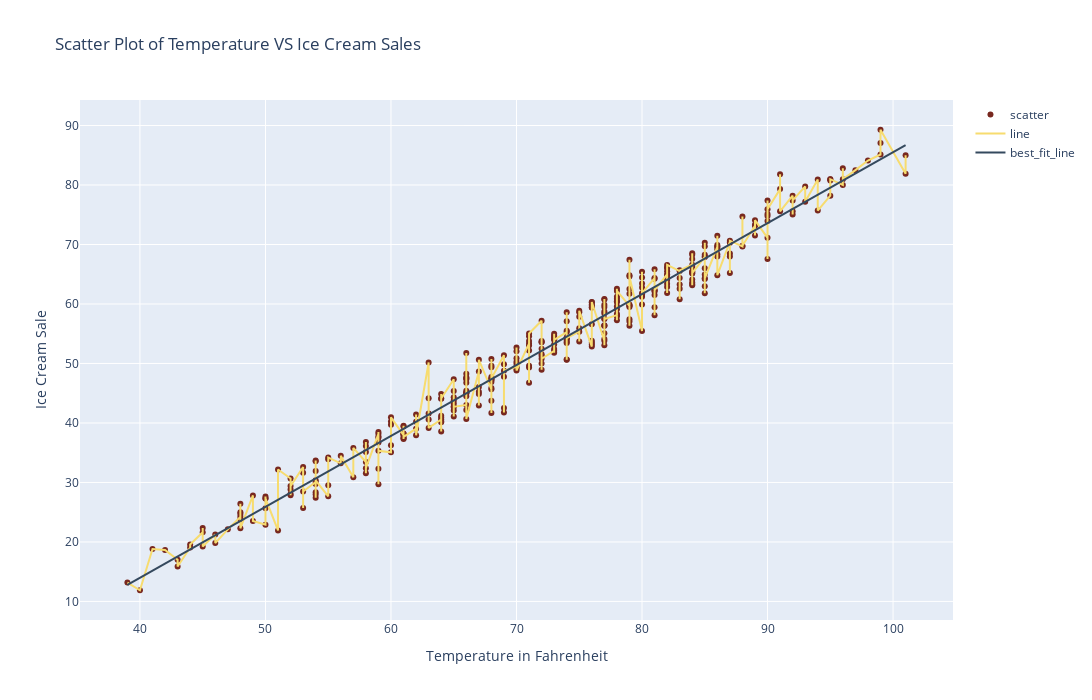

The notebook cell saved with this chart:
### Code cell
# now use plotly to draw a scatter plot

slope, intercept = np.polyfit(dataset['Temperature'], dataset['Ice Cream Profits'], 1)

best_fit_line = slope * dataset['Temperature'] + intercept

fig = go.Figure()

fig.add_trace(go.Scatter(x = dataset['Temperature'], y = dataset['Ice Cream Profits'], marker = dict(color = '#78281f'), mode = 'markers', name='scatter'))
fig.add_trace(go.Scatter(x = dataset['Temperature'], y = dataset['Ice Cream Profits'], mode = 'lines', marker = dict(color = '#f7dc6f'), name = 'line'))
fig.add_trace(go.Scatter(x = dataset['Temperature'], y = best_fit_line, mode = 'lines', name = 'best_fit_line', marker = dict(color = '#34495e')))
fig.update_layout(title = 'Scatter Plot of Temperature VS Ice Cream Sales', xaxis_title = 'Temperature in Fahrenheit', yaxis_title = 'Ice Cream Sale')
fig.update_layout(height = 700, width = 1100)
fig.show()

### Figure 1 — Plotly figure (JSON) as saved in the notebook; plotly's stock layout.template omitted (floating-point values rounded to 4 significant figures; data arrays with more than 128 entries replaced by an {"elided": "..."} marker saying what was removed)
{"data": [{"marker": {"color": "#78281f"}, "mode": "markers", "name": "scatter", "type": "scatter", "x": {"elided": "365 int values"}, "y": {"elided": "365 float values"}}, {"marker": {"color": "#f7dc6f"}, "mode": "lines", "name": "line", "type": "scatter", "x": {"elided": "365 int values"}, "y": {"elided": "365 float values"}}, {"marker": {"color": "#34495e"}, "mode": "lines", "name": "best_fit_line", "type": "scatter", "x": {"elided": "365 int values"}, "y": {"elided": "365 float values"}}], "layout": {"height": 700, "title": {"text": "Scatter Plot of Temperature VS Ice Cream Sales"}, "width": 1100, "xaxis": {"autorange": true, "range": [35.22, 104.8], "title": {"text": "Temperature in Fahrenheit"}, "type": "linear"}, "yaxis": {"autorange": true, "range": [6.879, 94.29], "title": {"text": "Ice Cream Sale"}, "type": "linear"}}}
